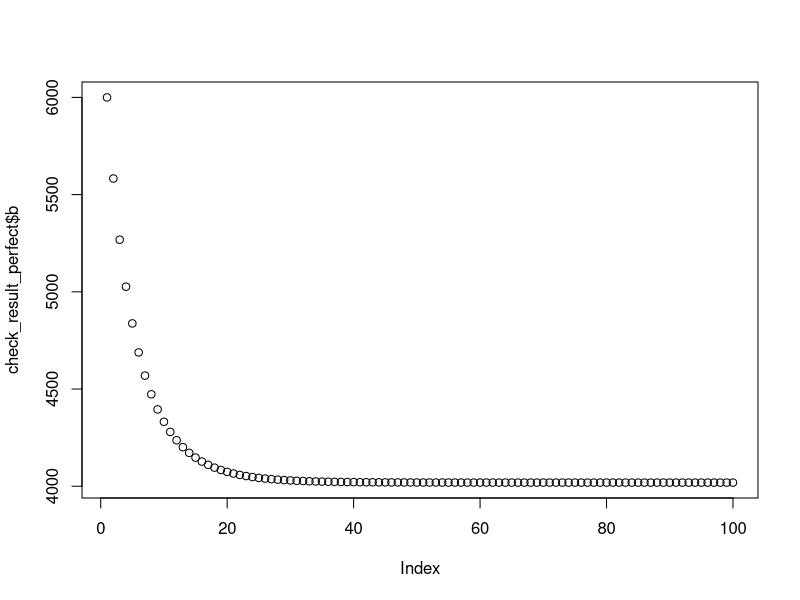

The R source for this figure: (Note: this script raises an error after producing the figure.)
## ---- chunk 1
knitr::opts_chunk$set(echo = TRUE)
library(tidyverse)
## ---- chunk 2
#Baseline model with error around the f_ratio (f/fmsy) and no repetition of the stock assessment process for the duration of the simulation:

sim_perfect <- function(b, r, r_s, p, k, years){
  
  results <- data.frame(
    b = rep(NA, years), c = rep(NA, years), 
    year = 1:years, r = rep(NA, years), 
    f_msy = rep(NA, years)) #Setup the results dataframe 
  
  #Set the initial result for the outputs in year 1
  results$b[1] = b
  results$r[1] = r
  fmsy <-function(r,p){r * (1 / (1+p))} #set up the function to calculate Fmsy based on growth (r) and shape parameter (p)
  r_calc1 <- results$r[1]
  results$f_msy[1] <- fmsy(r=r_calc1, p=p) #calculate fmsy in year 1 based on historical parameters
  results$c[1] = results$f_msy[1] * results$b[1] #calculate catch in year one based on f_msy
  
  ## Loop the model over the specified number of years
  for (t in 2:years) {

    results$r[t] = results$r[t-1] + (r_s*results$r[t-1]) 
    
    # Calculate fmsy in time t from current r 
    r_calc2 <- results$r[t]
    results$f_msy[t] <- fmsy(r=r_calc2, p=p)
    results$b[t] = results$b[t-1] + (results$r[t-1] / p)*results$b[t-1]*(1 - ((results$b[t-1]/k) ^ p))-results$c[t-1]
    results$c[t] = results$f_msy[t] * results$b[t]

}
  return(results)
}
## ---- chunk 3

check_result_perfect <- sim_perfect(b=6000, r=0.2, r_s=-0.005, p=0.2, k=10000, years=100)

plot(check_result_perfect$b)
## ---- chunk 4

#Design experiments
list_perfect <- list(
  b = c(1500, 4000, 6000),
  r = seq(0.1, .8, .05),
  r_s = seq(-0.01767, 0.01623, 0.002), 
  p = 0.2,
  k = 10000,
  years = 100
)

input_perfect <- list_perfect %>%
  cross()


#Another experiment with r by 0.1 instead of 0.05:
list_perfect <- list(
  b = c(1500, 4000, 6000),
  r = seq(0.1, .8, .1),
  r_s = seq(-0.01767, 0.01623, 0.002), 
  p = 0.2,
  k = 10000,
  years = 100
)

input_perfect <- list_perfect %>%
  cross()
## ---- chunk 5

results = list()

#Run the model over the input lists:

for(i in 1:765){
  results[[i]] <- sim_perfect(b=input_perfect[[i]]$b, r=input_perfect[[i]]$r,
                             r_s=input_perfect[[i]]$r_s, p=input_perfect[[i]]$p,
                             k=input_perfect[[i]]$k,years=input_perfect[[i]]$years)
}

#Experiment with r by 0.1:
for(i in 1:408){
  results[[i]] <- sim_perfect(b=input_perfect[[i]]$b, r=input_perfect[[i]]$r,
                             r_s=input_perfect[[i]]$r_s, p=input_perfect[[i]]$p,
                             k=input_perfect[[i]]$k,years=input_perfect[[i]]$years)
}
## ---- chunk 6

#Create the list of column names:
col_names <- c("b", "c", "year", "r", "f_msy", "id", "r_0", "r_s")

#Create a new list with ids
results_id <- list()

#Loop to add ids to each experiment in the list - make sure the 1:xxx matches the number of lists in the results
for(i in 1:765){
  dat <- as.data.frame(matrix(unlist(results[i]), ncol = 5))
  dat$id <- i
  dat$r_0 <- rep(input_perfect[[i]]$r, 100)
  dat$r_s <- rep(input_perfect[[i]]$r_s, 100)
  results_id[[i]] <- dat
}

#for r by 0.1
for(i in 1:408){
  dat <- as.data.frame(matrix(unlist(results[i]), ncol = 5))
  dat$id <- i
  dat$r_0 <- rep(input_perfect[[i]]$r, 100)
  dat$r_s <- rep(input_perfect[[i]]$r_s, 100)
  results_id[[i]] <- dat
}

#Bind all the experiments together
results_perfect <- bind_rows(results_id)

#Update the column names:
colnames(results_perfect) <- col_names

#Write as CSV:
# library(here)
# write.csv(results_perfect, file=file.path(here(),"/FISHE_tests/perfect_management/csv_results/perfect.csv"),
#           row.names = FALSE)

# write.csv(results_perfect, file=file.path(here(),"/Tests/perfect_management/csv_results/perfect_r0.1.csv"),
#           row.names = FALSE)

